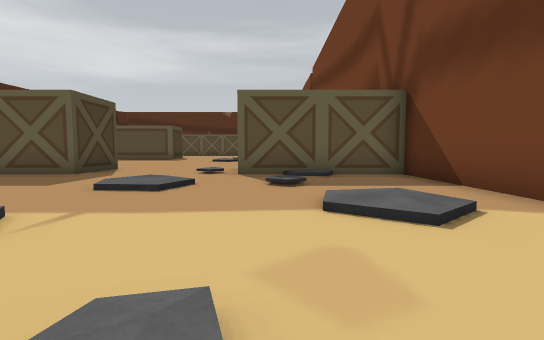
[1] (above)

21 first-person views from a walk through a scene from a Unity 3-D project. The camera is 1.2 m above the floor, tilts 4° down and sees 85° across. The floor is counted in squares, 2 m on a side. Each view is taken from the middle of a square. On the plan, view 1 faces up. The plan holds only what a view shows up to about 9 squares ahead; the rest is blank. The place goes on beyond the plan. Some animated figures are left out.

[2]
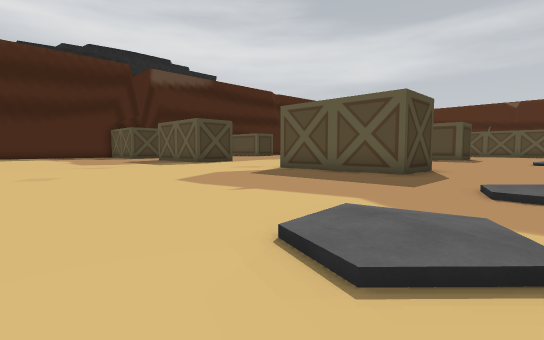

[3]
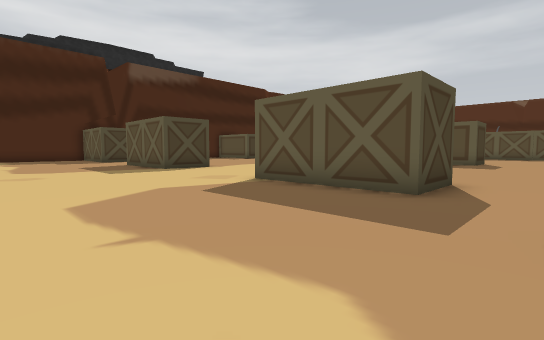

[4]
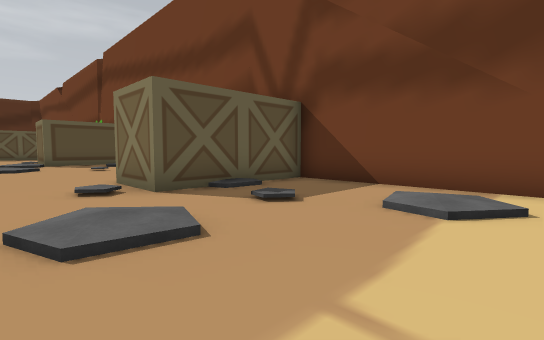

[5]
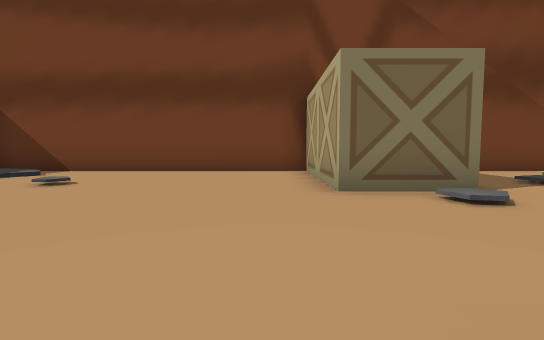

[6]
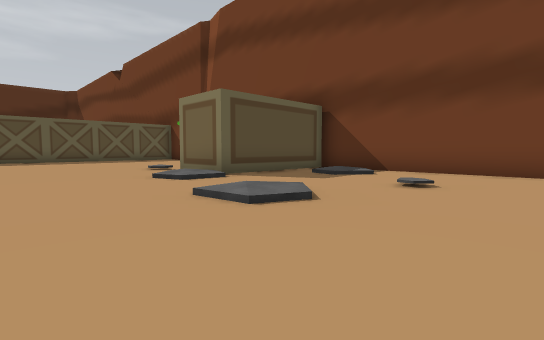

[7]
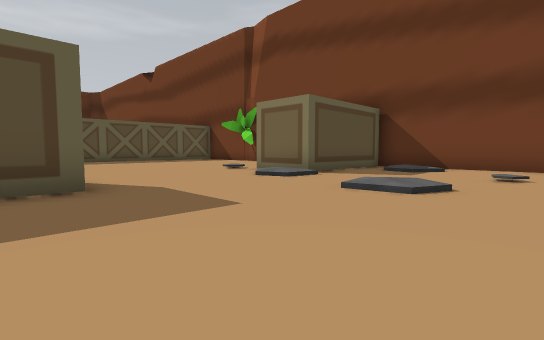

[8]
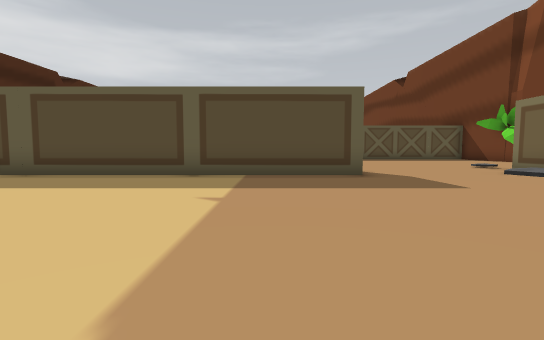

[9]
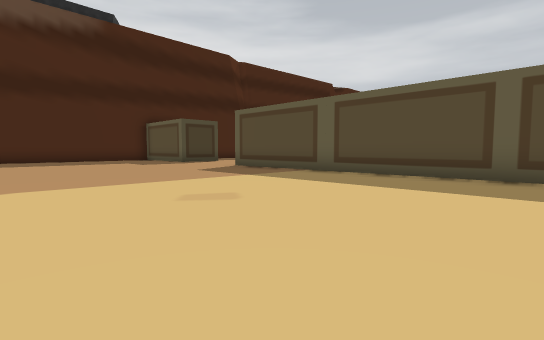

[10]
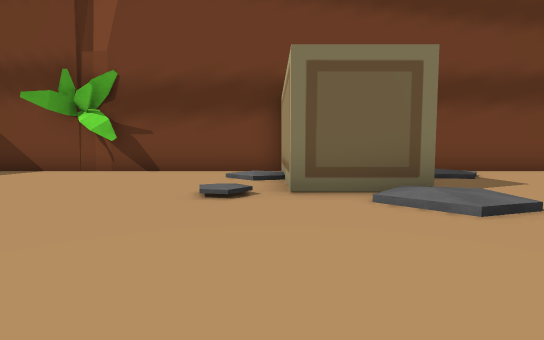

[11]
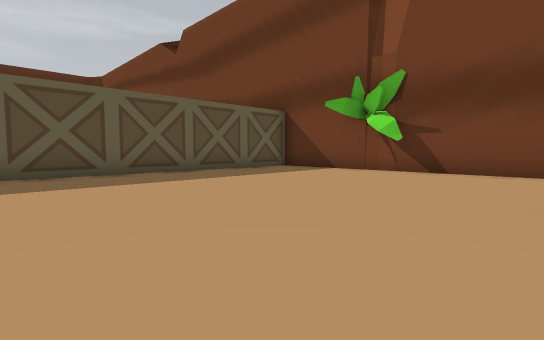

[12]
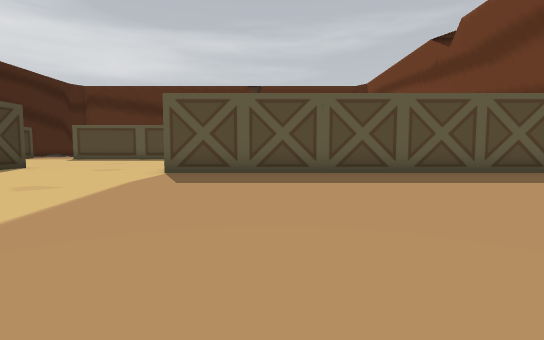

[13]
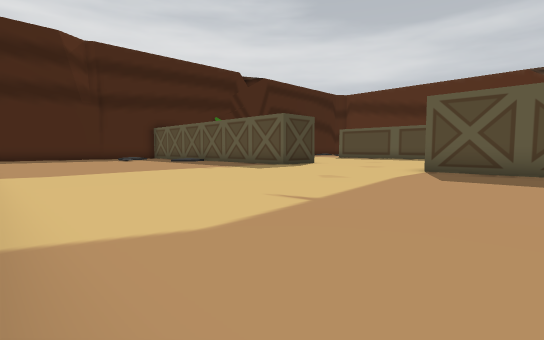

[14]
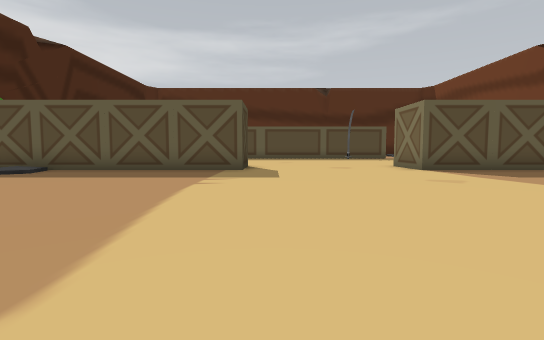

[15]
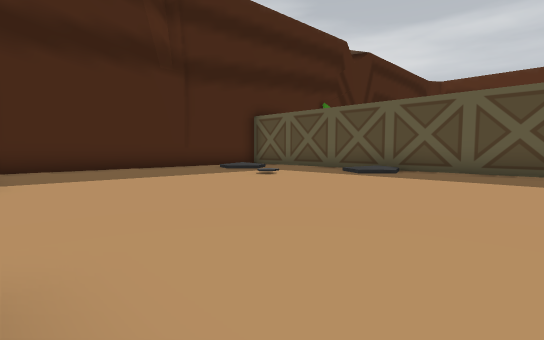

[16]
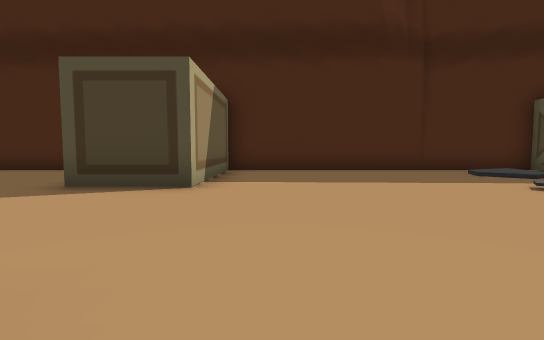

[17]
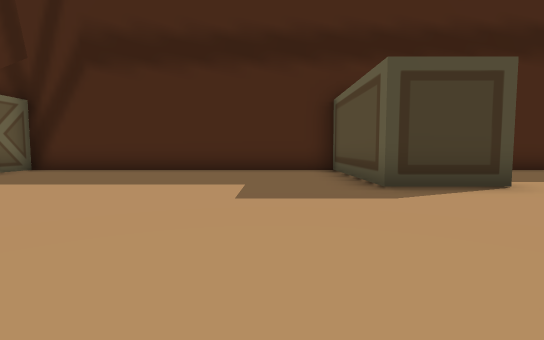

[18]
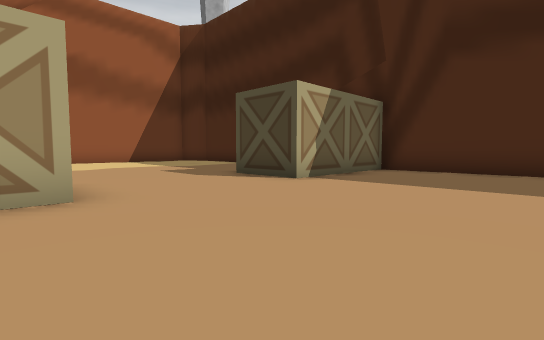

[19]
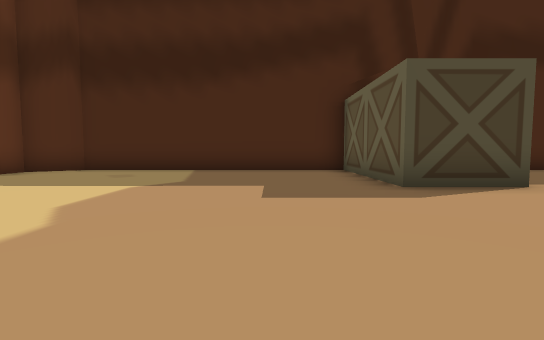

[20]
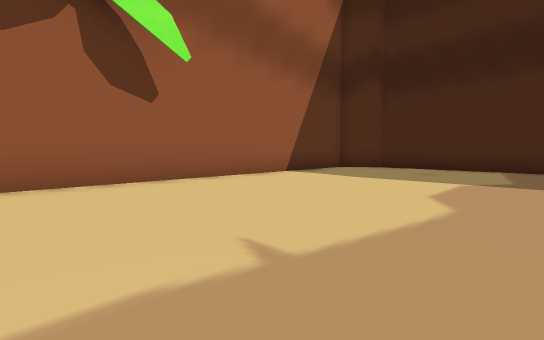

[21]
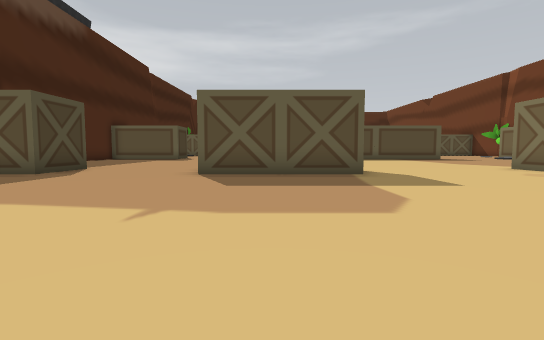

### Floor plan
Key: @ floor where view 1 was taken; # wall or solid block; . main floor; : floor 0.25 m higher than the main floor; / step, stairs or slope; B box; O other object.
Columns run from 26 left of view 1 to 3 right of it. Each row starts with its distance up from view 1.
 30  BB  BBBBBBBB.... BBBBBBBBBB
 29 #BB  BBBBBBBB.....BBBBBBBBBB
 28 #    . /.................... #
 27 #   ..//.....................#
 26 #.//.........................#
 25 #............................#
 24 #............................#
 23 #............................#
 22 #............................#
 21 #........................../.#
 20 #...........O............../O#
 19 #  ##...             ....##  #
 18 ####O...   #####O###O...:O# ##
 17 #........ ................../#
 16 #........................../:#
 15 #....................../:....#
 14 #......................././..#
 13 #............................#
 12 #................... ........#
 11 #..................  ........#
 10 #.........           ........#
  9 #BBBB....B   .....B  B....BBB#
  8 #   B....    .....B  B....B BB
  7 #BBBB....BBBB.....BBBB....BBB#
  6 #......................./....#
  5 #....................../:./..#
  4 #........................../.#
  3 #..........................:/#
  2 #......................:/....#
  1 #....................../....
  0 #..........   ........... @
 -1 ##.........
 -2  ##########

Where each view was taken, in squares from view 1:
view 1: 0 up, 0 right, facing up
view 2: 0 up, 2 left, facing up-left
view 3: 2 up, 3 left, facing up-left
view 4: 2 up, 3 left, facing up-right
view 5: 10 up, 5 left, facing right
view 6: 12 up, 5 left, facing up-right
view 7: 13 up, 7 left, facing up-right
view 8: 11 up, 8 left, facing up
view 9: 11 up, 9 left, facing up-left
view 10: 20 up, 5 left, facing right
view 11: 21 up, 5 left, facing up-right
view 12: 21 up, 6 left, facing up
view 13: 20 up, 6 left, facing up-left
view 14: 20 up, 13 left, facing up
view 15: 20 up, 16 left, facing up-left
view 16: 21 up, 17 left, facing left
view 17: 16 up, 17 left, facing left
view 18: 13 up, 17 left, facing down-left
view 19: 5 up, 17 left, facing left
view 20: 4 up, 16 left, facing down-left
view 21: 0 up, 16 left, facing up
